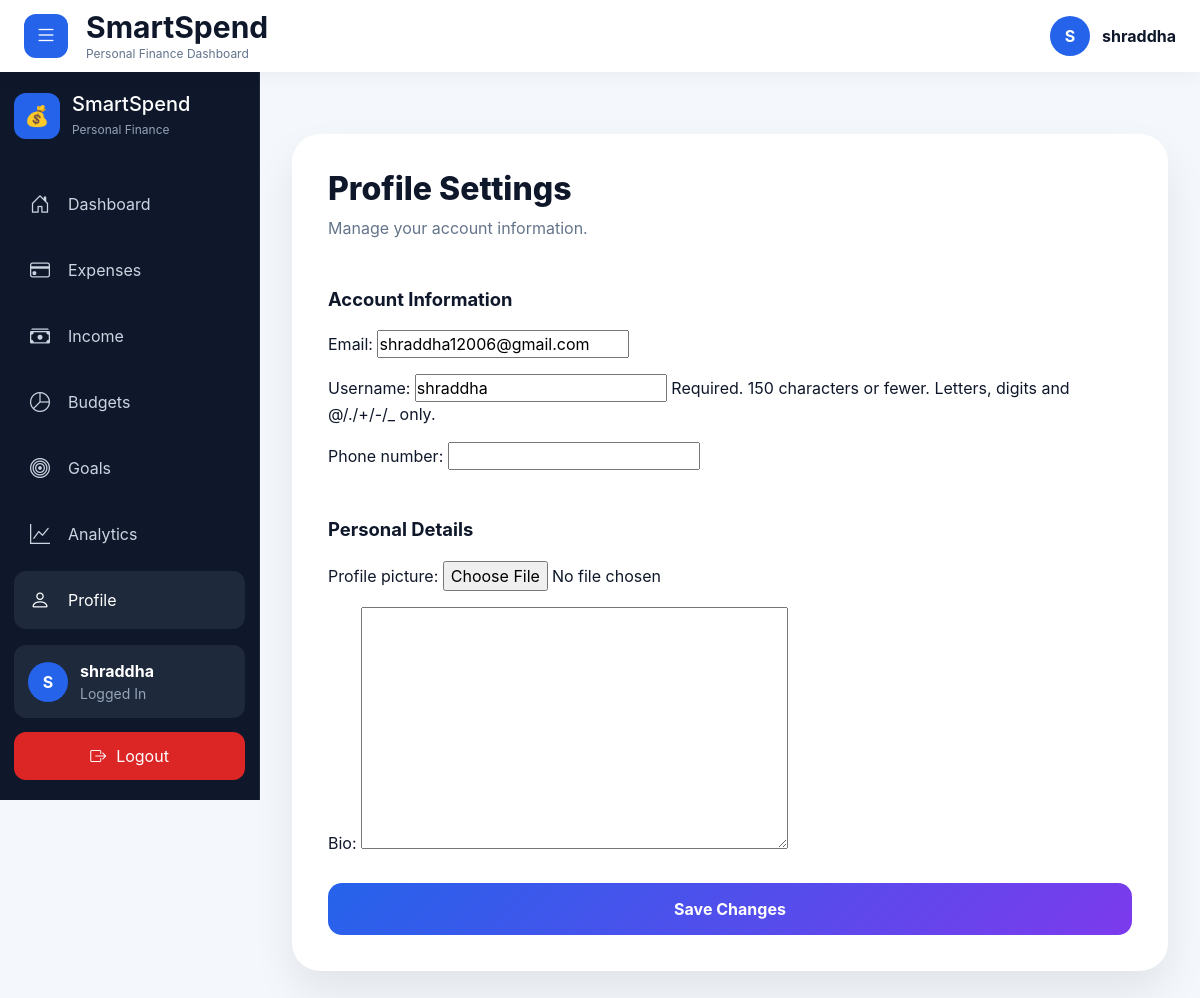
The app's page /profile/update/ (signed in) with its own data.
### apps/accounts/models.py (models this page shows, shortened)
class User(AbstractUser):
    email = models.EmailField(unique=True)
    phone_number = models.CharField(max_length=15, blank=True)
    USERNAME_FIELD = "email"
    REQUIRED_FIELDS = ["username"]

class Profile(models.Model):
    user = models.OneToOneField(
        User,
        on_delete=models.CASCADE,
        related_name="profile"
    )
    profile_picture = models.ImageField(
        upload_to="profile_pictures/",
        blank=True,
        null=True
    )
    bio = models.TextField(blank=True)
    created_at = models.DateTimeField(auto_now_add=True)

### apps/accounts/views.py (the view)
@login_required
def profile_update(request):
    if request.method == "POST":
        user_form = UserUpdateForm(
            request.POST,
            instance=request.user
        )
        profile_form = ProfileUpdateForm(
            request.POST,
            request.FILES,
            instance=request.user.profile
        )
        if (
            user_form.is_valid()
            and profile_form.is_valid()
        ):
            user_form.save()
            profile_form.save()
            messages.success(
                request,
                "Profile updated."
            )
            return redirect("profile")
    else:
        user_form = UserUpdateForm(
            instance=request.user
        )
        profile_form = ProfileUpdateForm(
            instance=request.user.profile
        )
    context = {
        "user_form": user_form,
        "profile_form": profile_form,
    }
    return render(
        request,
        "accounts/profile_update.html",
        context
    )

### apps/accounts/forms.py
class UserUpdateForm(forms.ModelForm):
    class Meta:
        model = User
        fields = (
            "email",
            "username",
            "phone_number",
        )

class ProfileUpdateForm(forms.ModelForm):
    class Meta:
        model = Profile
        fields = (
            "profile_picture",
            "bio",
        )

### templates/accounts/profile_update.html (shortened to what this page needs)
{% extends "base.html" %}
{% block content %}
<div class="profile-page">
    <div class="profile-card">
        <div class="profile-header">
            <h1>
                Profile Settings
            </h1>
            <p>
                Manage your account information.
            </p>
        </div>
        <form
            method="POST"
            enctype="multipart/form-data"
        >
            <div class="profile-section">
                <h3>
                    Account Information
                </h3>
                {{ user_form.as_p }}
            </div>
            <div class="profile-section">
                <h3>
                    Personal Details
                </h3>
                {{ profile_form.as_p }}
            </div>
            <button
                type="submit"
                class="auth-btn"
            >
                Save Changes
            </button>
        </form>
    </div>
</div>
{% endblock %}

### templates/base.html (shortened to what this page needs)
{% load static %}
<!DOCTYPE html>
<html lang="en">
<head>
    <link
        href="https://cdn.jsdelivr.net/npm/bootstrap@5.3.3/dist/css/bootstrap.min.css"
        rel="stylesheet"
    >
    <link
        rel="stylesheet"
        href="https://cdn.jsdelivr.net/npm/bootstrap-icons@1.11.3/font/bootstrap-icons.min.css"
    >
    <link
        rel="stylesheet"
        href="{% static 'css/main.css' %}"
    >
</head>
<body>
{% if request.user.is_authenticated %}
<header class="topbar">
    <div class="topbar-left">
        <button
            id="sidebarToggle"
            class="menu-btn"
        >
            <i class="bi bi-list"></i>
        </button>
        <div>
            <h4 class="logo">
                SmartSpend
            </h4>
            <div class="logo-subtitle">
                Personal Finance Dashboard
            </div>
        </div>
    </div>
    <div class="topbar-user">
        <div class="topbar-avatar">
            {{ request.user.username|first|upper }}
        </div>
        <div>
            <strong>
                {{ request.user.username }}
            </strong>
        </div>
    </div>
</header>
{% endif %}
<div class="app-container">
    {% if request.user.is_authenticated %}
    <aside
        id="sidebar"
        class="sidebar"
    >
        <div>
            <div class="brand">
                <div class="brand-logo">
                    💰
                </div>
                <div class="brand-text">
                    <h3>
                        SmartSpend
                    </h3>
                    <span>
                        Personal Finance
                    </span>
                </div>
            </div>
            <nav class="sidebar-nav">
                <a
                    href="/dashboard/"
                    data-tooltip="Dashboard"
                    class="{% if '/dashboard/' in request.path %}active{% endif %}"
                >
                    <i class="bi bi-house-door"></i>
                    <span>
                        Dashboard
                    </span>
                </a>
                <a
                    href="/expenses/"
                    data-tooltip="Expenses"
                    class="{% if '/expenses/' in request.path %}active{% endif %}"
                >
                    <i class="bi bi-credit-card"></i>
                    <span>
                        Expenses
                    </span>
                </a>
                <a
                    href="/income/"
                    data-tooltip="Income"
                    class="{% if '/income/' in request.path %}active{% endif %}"
                >
                    <i class="bi bi-cash-stack"></i>
                    <span>
                        Income
                    </span>
                </a>
                <a
                    href="/budgets/"
                    data-tooltip="Budgets"
                    class="{% if '/budgets/' in request.path %}active{% endif %}"
                >
                    <i class="bi bi-pie-chart"></i>
                    <span>
                        Budgets
                    </span>
                </a>
                <a
                    href="/goals/"
                    data-tooltip="Goals"
                    class="{% if '/goals/' in request.path %}active{% endif %}"
                >
                    <i class="bi bi-bullseye"></i>
                    <span>
                        Goals
                    </span>
                </a>
                <a
                    href="/analytics/"
                    data-tooltip="Analytics"
                    class="{% if '/analytics/' in request.path %}active{% endif %}"
                >
                    <i class="bi bi-graph-up"></i>
                    <span>
                        Analytics
                    </span>
                </a>
                <a
                    href="/profile/"
                    data-tooltip="Profile"
                    class="{% if '/profile/' in request.path %}active{% endif %}"
                >
                    <i class="bi bi-person"></i>
                    <span>
                        Profile
                    </span>
                </a>
            </nav>
        </div>
        <div>
            <div class="user-mini">
                <div class="avatar">
                    {{ request.user.username|first|upper }}
                </div>
                <div class="user-info">
                    <strong>
                        {{ request.user.username }}
                    </strong>
                    <small>
                        Logged In
                    </small>
                </div>
            </div>
            <form
                method="post"
                action="{% url 'logout' %}"
            >
                <button
                    class="logout-btn"
                    type="submit"
                >
                    <i class="bi bi-box-arrow-right"></i>
                    <span>
                        Logout
                    </span>
                </button>
            </form>
        </div>
    </aside>
    {% endif %}
    <main
        id="mainContent"
        class="main-content"
    >
        {% block content %}
        {% endblock %}
    </main>
</div>
</body>
</html>

### static/css/main.css (style rules this page uses)
* { margin:0; padding:0; box-sizing:border-box; }
:root { --sidebar-width:260px; --sidebar-collapsed:80px; --bg:#f4f7fb; --card:#ffffff; --navy:#0f172a; --navy-light:#1e293b; --blue:#2563eb; --green:#10b981; --red:#ef4444; --orange:#f59e0b; --text:#0f172a; --muted:#64748b; --shadow: 0 10px 30px rgba( 15, 23, 42, .08 ); }
body { background:var(--bg); font-family: Inter, Segoe UI, sans-serif; color:var(--text); overflow-x:hidden; }
.topbar { position:fixed; top:0; left:0; right:0; height:72px; background:white; display:flex; align-items:center; justify-content:space-between; padding:0 24px; box-shadow: 0 2px 20px rgba( 15, 23, 42, .05 ); z-index:1200; }
.topbar-left { display:flex; align-items:center; gap:18px; }
.menu-btn { width:44px; height:44px; border:none; border-radius:12px; background:var(--blue); color:white; cursor:pointer; font-size:22px; transition:.2s; }
.logo { margin:0; font-size:30px; font-weight:700; color:var(--navy); }
.logo-subtitle { font-size:12px; color:var(--muted); }
.topbar-user { display:flex; align-items:center; gap:12px; }
.topbar-avatar { width:40px; height:40px; border-radius:50%; background:var(--blue); color:white; display:flex; align-items:center; justify-content:center; font-weight:700; }
.app-container { display:flex; }
.sidebar { position:fixed; top:72px; left:0; width:var(--sidebar-width); height:calc(100vh - 72px); overflow-y: auto; overflow-x: visible; background:var(--navy); border-right: 1px solid rgba( 255, 255, 255, .08 ); display:flex; flex-direction:column; justify-content:space-between; padding:20px 14px; transition:.3s ease; z-index:1100; }
.brand { display:flex; align-items:center; gap:12px; margin-bottom:35px; }
.brand-logo { width:46px; height:46px; border-radius:12px; background:var(--blue); display:flex; align-items:center; justify-content:center; font-size:20px; }
.brand-text h3 { margin:0; color:white; font-size:20px; }
.brand-text span { color:#94a3b8; font-size:12px; }
.sidebar-nav { display:flex; flex-direction:column; gap:8px; }
.sidebar-nav a { display:flex; align-items:center; gap:14px; color:#cbd5e1; text-decoration:none; padding:14px 16px; border-radius:12px; transition:.2s; }
.sidebar-nav a.active { background:var(--blue); color:white; }
.sidebar-nav i { font-size:20px; min-width:24px; }
.user-mini { display:flex; align-items:center; gap:12px; background:#1e293b; padding:14px; border-radius:12px; margin-bottom:14px; }
.avatar { width:40px; height:40px; border-radius:50%; background:var(--blue); color:white; display:flex; align-items:center; justify-content:center; font-weight:700; }
.user-info { display:flex; flex-direction:column; }
.user-info strong { color:white; }
.user-info small { color:#94a3b8; }
.logout-btn { width:100%; border:none; background:#dc2626; color:white; padding:12px; border-radius:12px; cursor:pointer; display:flex; align-items:center; justify-content:center; gap:10px; transition:.2s; }
.main-content { width:100%; min-height:100vh; margin-top:72px; margin-left:var(--sidebar-width); padding:32px; transition:.3s ease; }
.sidebar-nav a.active { background:#1e293b; color:white; }
.profile-card { background:white; border-radius:24px; padding:28px; box-shadow: 0 6px 20px rgba( 0, 0, 0, .05 ); margin-bottom:24px; }
.auth-btn { width:100%; border:none; border-radius:14px; padding:14px; background:linear-gradient( 135deg, #2563eb, #7c3aed ); color:white; font-weight:700; margin-top:12px; }
.profile-page { max-width:900px; margin:auto; padding:30px 0; }
.profile-card { background:white; border-radius:28px; padding:36px; box-shadow: 0 20px 40px rgba(15,23,42,.08); }
.profile-header h1 { font-size:2rem; font-weight:800; margin-bottom:8px; }
.profile-header p { color:#64748b; }
.profile-section { margin-top:32px; padding-top:16px; }
.profile-section h3 { margin-bottom:20px; font-size:1.15rem; font-weight:700; }

### records on screen
User: user.username|first "S", user.username "shraddha", email "shraddha12006@gmail.com", username "shraddha"
